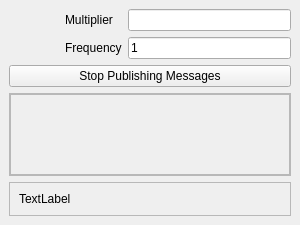
<?xml version="1.0" encoding="UTF-8"?>
<ui version="4.0">
 <class>TestWindow</class>
 <widget class="QMainWindow" name="TestWindow">
  <property name="geometry">
   <rect>
    <x>0</x>
    <y>0</y>
    <width>300</width>
    <height>225</height>
   </rect>
  </property>
  <property name="sizePolicy">
   <sizepolicy hsizetype="Preferred" vsizetype="Preferred">
    <horstretch>0</horstretch>
    <verstretch>0</verstretch>
   </sizepolicy>
  </property>
  <property name="minimumSize">
   <size>
    <width>300</width>
    <height>200</height>
   </size>
  </property>
  <property name="maximumSize">
   <size>
    <width>700</width>
    <height>16777215</height>
   </size>
  </property>
  <property name="sizeIncrement">
   <size>
    <width>1</width>
    <height>1</height>
   </size>
  </property>
  <property name="baseSize">
   <size>
    <width>50</width>
    <height>50</height>
   </size>
  </property>
  <property name="windowTitle">
   <string>GEMINI Tester</string>
  </property>
  <property name="windowIcon">
   <iconset resource="../resources/resources.qrc">
    <normaloff>:/Icon.bmp</normaloff>:/Icon.bmp</iconset>
  </property>
  <widget class="QWidget" name="centralwidget">
   <layout class="QGridLayout" name="gridLayout_3">
    <item row="0" column="0">
     <layout class="QVBoxLayout" name="verticalLayout">
      <item>
       <layout class="QHBoxLayout" name="horizontalLayout">
        <item>
         <widget class="QLabel" name="label_3">
          <property name="minimumSize">
           <size>
            <width>50</width>
            <height>50</height>
           </size>
          </property>
          <property name="maximumSize">
           <size>
            <width>50</width>
            <height>50</height>
           </size>
          </property>
          <property name="text">
           <string/>
          </property>
          <property name="pixmap">
           <pixmap resource="../resources/resources.qrc">:/Icon.bmp</pixmap>
          </property>
          <property name="scaledContents">
           <bool>true</bool>
          </property>
         </widget>
        </item>
        <item>
         <layout class="QFormLayout" name="formLayout">
          <item row="0" column="0">
           <widget class="QLabel" name="label">
            <property name="text">
             <string>Multiplier</string>
            </property>
           </widget>
          </item>
          <item row="0" column="1">
           <widget class="QLineEdit" name="multiplier"/>
          </item>
          <item row="1" column="0">
           <widget class="QLabel" name="label_2">
            <property name="text">
             <string>Frequency</string>
            </property>
           </widget>
          </item>
          <item row="1" column="1">
           <widget class="QLineEdit" name="frequency">
            <property name="text">
             <string>1</string>
            </property>
           </widget>
          </item>
         </layout>
        </item>
       </layout>
      </item>
      <item>
       <widget class="QPushButton" name="stopButton">
        <property name="minimumSize">
         <size>
          <width>0</width>
          <height>22</height>
         </size>
        </property>
        <property name="autoFillBackground">
         <bool>false</bool>
        </property>
        <property name="styleSheet">
         <string notr="true"/>
        </property>
        <property name="text">
         <string>Stop Publishing Messages</string>
        </property>
        <property name="checkable">
         <bool>false</bool>
        </property>
        <property name="autoDefault">
         <bool>false</bool>
        </property>
        <property name="default">
         <bool>false</bool>
        </property>
        <property name="flat">
         <bool>false</bool>
        </property>
       </widget>
      </item>
      <item>
       <widget class="QScrollArea" name="scrollArea">
        <property name="widgetResizable">
         <bool>true</bool>
        </property>
        <widget class="QWidget" name="scrollAreaWidgetContents">
         <property name="geometry">
          <rect>
           <x>0</x>
           <y>0</y>
           <width>278</width>
           <height>75</height>
          </rect>
         </property>
         <layout class="QGridLayout" name="gridLayout">
          <property name="leftMargin">
           <number>0</number>
          </property>
          <property name="topMargin">
           <number>0</number>
          </property>
          <property name="rightMargin">
           <number>0</number>
          </property>
          <property name="bottomMargin">
           <number>0</number>
          </property>
          <item row="0" column="0">
           <widget class="QFrame" name="frame">
            <property name="sizePolicy">
             <sizepolicy hsizetype="Expanding" vsizetype="Expanding">
              <horstretch>0</horstretch>
              <verstretch>0</verstretch>
             </sizepolicy>
            </property>
            <property name="frameShape">
             <enum>QFrame::StyledPanel</enum>
            </property>
            <property name="frameShadow">
             <enum>QFrame::Raised</enum>
            </property>
            <layout class="QGridLayout" name="gridLayout_4">
             <property name="leftMargin">
              <number>0</number>
             </property>
             <property name="topMargin">
              <number>0</number>
             </property>
             <property name="rightMargin">
              <number>0</number>
             </property>
             <property name="bottomMargin">
              <number>0</number>
             </property>
             <property name="horizontalSpacing">
              <number>0</number>
             </property>
             <property name="verticalSpacing">
              <number>1</number>
             </property>
             <item row="0" column="0">
              <layout class="QVBoxLayout" name="layout_buttons">
               <property name="spacing">
                <number>0</number>
               </property>
              </layout>
             </item>
            </layout>
           </widget>
          </item>
         </layout>
        </widget>
       </widget>
      </item>
      <item>
       <widget class="QFrame" name="publishing">
        <property name="minimumSize">
         <size>
          <width>25</width>
          <height>34</height>
         </size>
        </property>
        <property name="maximumSize">
         <size>
          <width>16777215</width>
          <height>34</height>
         </size>
        </property>
        <property name="layoutDirection">
         <enum>Qt::LeftToRight</enum>
        </property>
        <property name="frameShape">
         <enum>QFrame::StyledPanel</enum>
        </property>
        <property name="frameShadow">
         <enum>QFrame::Raised</enum>
        </property>
        <layout class="QGridLayout" name="gridLayout_2">
         <item row="0" column="0">
          <layout class="QVBoxLayout" name="publishingLayout">
           <property name="spacing">
            <number>6</number>
           </property>
           <item>
            <widget class="QLabel" name="publishingLabel">
             <property name="text">
              <string>TextLabel</string>
             </property>
            </widget>
           </item>
          </layout>
         </item>
        </layout>
       </widget>
      </item>
     </layout>
    </item>
   </layout>
  </widget>
 </widget>
 <resources>
  <include location="../resources/resources.qrc"/>
 </resources>
 <connections/>
</ui>
